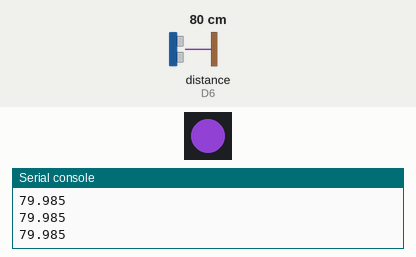
A program run on a simulated CircuitPython board. On the bench: 1 RGB LEDs in strip order, left to right, the last lines printed to the serial console. The test bench sets the inputs (shaded band); at power-on: distance to the obstacle (sensor on D6) 80 cm. The echo pulse lasts 58.3 µs per cm; dim RGB values are drawn brighter than linear.

Above: at 1.2 s.
1.3 s: distance to the obstacle (sensor on D6) set to 250 cm
At 1.7 s:
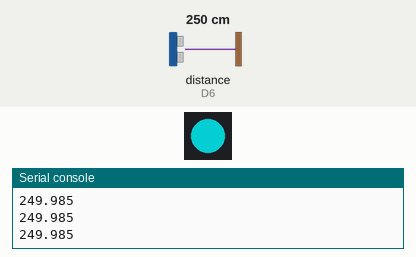
2.9 s: distance to the obstacle (sensor on D6) set to 9 cm
At 3.5 s:
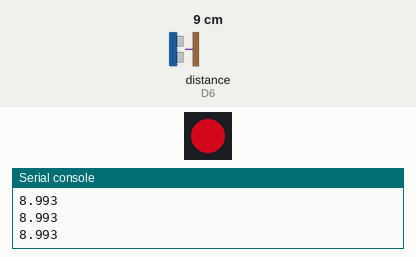
4.4 s: distance to the obstacle (sensor on D6) set to 250 cm
At 4.42 s:
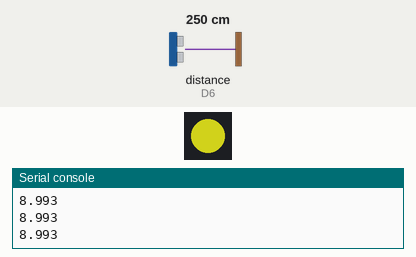
Timing chart, 0 to 7.4 s (numbered marks = the images above; inputs shaded):
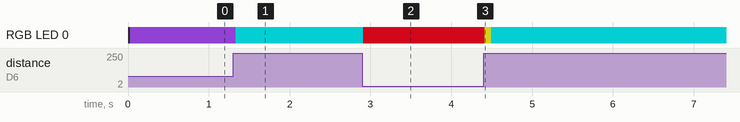

The program:

ultrasonic_led.py
```python
import board
import adafruit_hcsr04
import neopixel
import simpleio

sonar = adafruit_hcsr04.HCSR04(trigger_pin=board.D5, echo_pin=board.D6)
dot = neopixel.NeoPixel(board.NEOPIXEL, 1)
dot.brightness = 0.5

while True:
    print((sonar.distance))
    if sonar.distance>=5:
        blue=simpleio.map_range(sonar.distance, 5, 35, 0, 255)
        red=255-sonar.distance
        green=sonar.distance
        dot.fill((red, green, blue))
```

Measured:
- after the input at 1.3 s, RGB LED 0: RGB(87, 39, 127) → RGB(2, 124, 127) at once
- after the input at 2.9 s, RGB LED 0: RGB(2, 124, 127) → RGB(123, 4, 16) at once
- after the input at 4.4 s, RGB LED 0: RGB(123, 4, 16) → RGB(123, 124, 16) at once, → RGB(2, 124, 127) 0.08 s later
